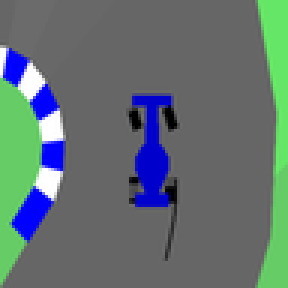
#> input picture car3.png, 96 x 96 px (shown 3 times larger)
$ jupyter execute Exercise_4.ipynb   (older library calls are emulated)
#> lines starting #> are read from the running program, lines starting #| are printed output that depends on the picture; after the words box and inside, x2 and y2 are one past the last pixel; in counts of white or black regions, pixels touching at a corner belong together
#> further down, img_color is the input picture: shape (96, 96, 3); mean B, G, R 113.5, 112.3, 97.9
# 4. Exercise - Features

Due to issue with installing Gymnasium on my system, I am using the shared images from car racing for the subsequent tasks.

## B. Harris Corner Detector

In this exercise, the Harris corner detector is implemented for the Car Racing images. It is programmed from scratch using **numpy**, while the gradients are extracted using the Sobel operator of **OpenCV** and then verified with the implementation of the Harris corner detection from **OpenCV**. Detected corners and edges are visualized.

[cell 1]
import numpy as np
import matplotlib.pyplot as plt
import cv2

[cell 2]
def numPy_harrisDetector(img):

    img = np.float32(img)
    Ix = cv2.Sobel(img, cv2.CV_64F, 1, 0, ksize=3)
    Iy = cv2.Sobel(img, cv2.CV_64F, 0, 1, ksize=3)
    Ixx = Ix * Ix
    Ixy = Ix * Iy
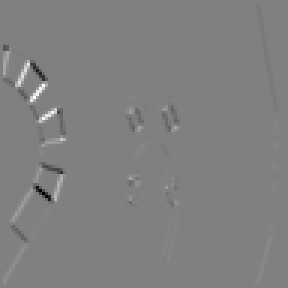
#> Ixy: shape (96, 96) float64 (shown 3 times larger); min -279180, max 273760, mean 296; drawn with min black and max white
    Iyy = Iy * Iy

    # Applying gaussian filter to denoise
    Ixx = cv2.GaussianBlur(Ixx, (3, 3), sigmaX=1)
    Iyy = cv2.GaussianBlur(Iyy, (3, 3), sigmaX=1)
    Ixy = cv2.GaussianBlur(Ixy, (3, 3), sigmaX=1)

    # Harris Corner Detector calculation
    k = 0.04
    detM = Ixx * Iyy - Ixy**2
    traceM = Ixx + Iyy
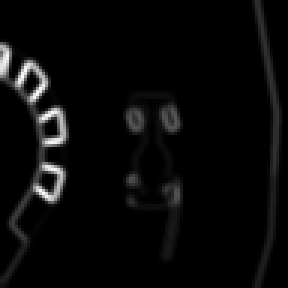
#> traceM: shape (96, 96) float64 (shown 3 times larger); min 0, max 327328.9, mean 11494.4; drawn with min black and max white
    R = detM - k * (traceM**2)
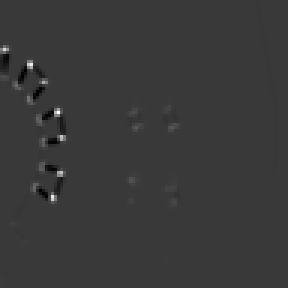
#> R: shape (96, 96) float64 (shown 3 times larger); min -4.24e+09, max 1.45e+10, mean 11118363.6; drawn with min black and max white

    # Threshold on R to detect corners
    R_max = R.max()
#> R_max = 1.45e+10
    corners = np.zeros_like(R)
    corners[R > 0.01 * R_max] = 255

    img_color = cv2.imread('car3.png',cv2.IMREAD_COLOR_RGB)

    for y, x in zip(*np.where(corners)):
       cv2.circle(img_color, (x, y), radius=1, color=(0, 0, 255), thickness=-1)
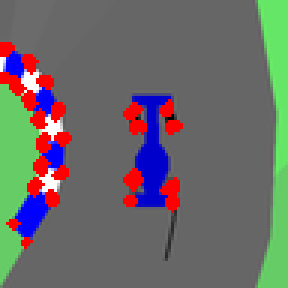
#> img_color: shape (96, 96, 3) (shown 3 times larger); 6.01% of pixels changed, all inside (x1, y1, x2, y2) = (0, 14, 61, 83)

    return img_color

img_color = cv2.imread('car3.png',cv2.IMREAD_COLOR_RGB)
grayscale_img = cv2.imread('car3.png', cv2.IMREAD_GRAYSCALE)
custom_harris = numPy_harrisDetector(grayscale_img)

# Visualizing custom Harris corners
plt.figure(figsize=(12, 5))
plt.subplot(1, 2, 1)
plt.title("Custom Harris Detector")
plt.imshow(cv2.cvtColor(custom_harris, cv2.COLOR_BGR2RGB))

openCV_harris = cv2.cornerHarris(grayscale_img, blockSize=2, ksize=3, k=0.04)
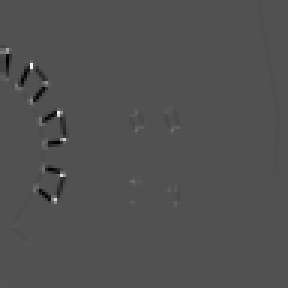
#> openCV_harris: shape (96, 96) float32 (shown 3 times larger); min -0.00646, max 0.0137, mean -2.57e-05; drawn with min black and max white
img_color[openCV_harris>0.05*openCV_harris.max()] = [255,0,0]

# Visualizing OpenCV Harris corners
plt.subplot(1, 2, 2)
plt.title("OpenCV Harris Detector")
plt.imshow(img_color)
plt.tight_layout()
plt.show()
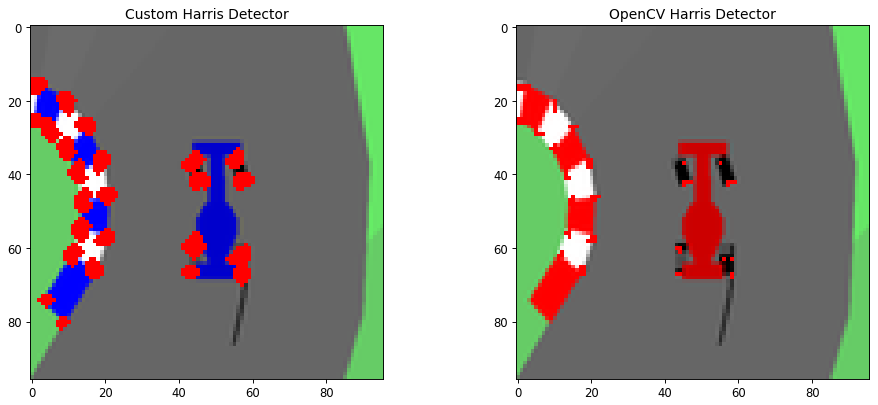
#> figure drawn by matplotlib, 2 panels; B, G, R data is drawn as R, G, B

## C. Laplacian of Gaussian and Difference of Gaussian

In this exercise, the Laplacian of Gaussian (LoG) and the Difference of Gaussians (DoG) are implemented. Similarly to task B, **OpenCV** functions are used for the gradient computation. Visualize the detected features and compare the results of Laplacian of Gaussian with the differences of Gaussian.

[cell 3]
img = cv2.imread('car8.png', cv2.IMREAD_GRAYSCALE)
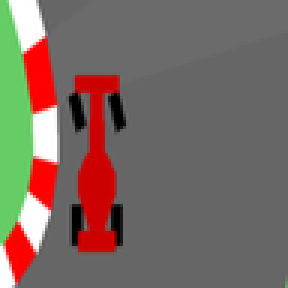
#> input picture car8.png, 96 x 96 px (shown 3 times larger)
#> img: shape (96, 96); min 0, max 255, mean 109.1
img = np.float32(img) / 255.0  # Normalize

# Implementing Laplacian of Gaussian (LoG)
gauss_blur = cv2.GaussianBlur(img, (9, 9), sigmaX=2)

laplacian_kernel = np.array([[0, 1, 0],
                             [1, -4, 1],
                             [0, 1, 0]], dtype=np.float32)

LoG = cv2.filter2D(gauss_blur, -1, laplacian_kernel)

#Implementing Difference of Gaussian
gaussian1 = cv2.GaussianBlur(img, (9, 9), sigmaX=1)
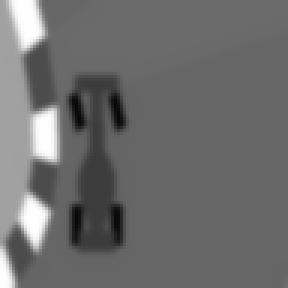
#> gaussian1: shape (96, 96) float32 (shown 3 times larger); min 0.0323, max 1, mean 0.428
gaussian2 = cv2.GaussianBlur(img, (9, 9), sigmaX=2)

DoG = gaussian2 - gaussian1
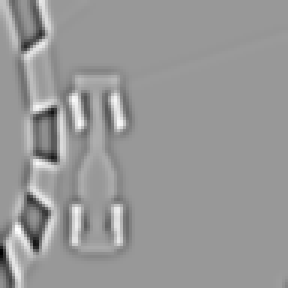
#> DoG: shape (96, 96) float32 (shown 3 times larger); min -0.197, max 0.132, mean -8.1e-05; drawn with min black and max white


plt.figure(figsize=(12, 6))
plt.subplot(1, 3, 1)
plt.title("Original Grayscale")
plt.imshow(img, cmap='gray')

plt.subplot(1, 3, 2)
plt.title("LoG")
plt.imshow(LoG, cmap='gray')

plt.subplot(1, 3, 3)
plt.title("DoG")
plt.imshow(DoG, cmap='gray')

plt.tight_layout()
plt.show()

[cell 4]
import numpy as np
import matplotlib.pyplot as plt
import matplotlib.animation as animation

fig, axs = plt.subplots(2, 1, figsize=(8, 4))

x = np.linspace(0, 2*np.pi, 500)
line1, = axs[0].plot([], [], 'r')
line2, = axs[1].plot([], [], 'g')

for ax in axs:
    ax.set_xlim(0, 2*np.pi)
    ax.set_ylim(-1.5, 1.5)
    ax.grid()

axs[0].set_title("1 Lobe over distance x (Low Frequency)")
axs[1].set_title("2 Lobes over distance x (High Frequency)")

def init():
    line1.set_data([], [])
    line2.set_data([], [])
    return line1, line2

def animate(i):
    phase = i / 10.0
    y1 = np.sin(x - phase)
    y2 = np.sin(2 * x - phase)
    line1.set_data(x, y1)
    line2.set_data(x, y2)
    return line1, line2

ani = animation.FuncAnimation(fig, animate, init_func=init, frames=100, interval=50, blit=True)
plt.tight_layout()
plt.show()
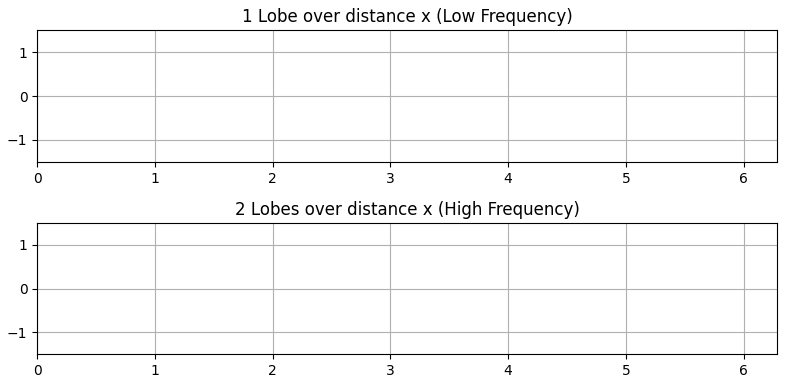
#> figure drawn by matplotlib, 2 panels
